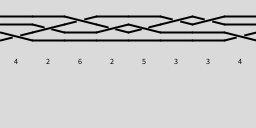
Frame 1 (no input)
Frame 60 (the mouse pressed at the canvas centre just before this capture): identical to frame 1, image omitted
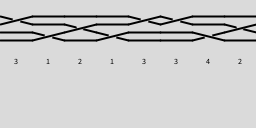
Frame 120 (the mouse held since frame 60 and released just before this capture)

The Processing sketch that drew these frames (run headless with seeded random() and noise(); from frame 60 on, the mouse is pressed at the canvas centre):

// Processing sketch: Three
// ── Three.pde

int sectionLn = 32;
int[] braidKey = new int[8];

void setup() {
	size(256, 128);
	newBraid();
}
void draw() {
	background(218);
	strokeWeight(2);
	stroke(0);
	fill(0);
	for(int i = 0; i < braidKey.length; i++){

		switch (braidKey[i]) {
			case 1:
				drawOne();
				break;
			case 2:
				drawTwo();
				break;
			case 3:
				drawThree();
				break;
		  case 4:
        drawFour();
        break;
      case 5:
        drawFive();
        break;
      case 6:
        drawSix();
        break;
    }

	}
}


void drawOne(){
	line(0,16, sectionLn,16);
	line(0,24, sectionLn,24);
	line(0,32, sectionLn,40);
  stroke(218);
  fill(218);
  ellipse(16,36,6,6);
  stroke(0);
  fill(0);
	line(0,40, sectionLn,32);

	textSize(8);
	text("1", 14, 64); 

	translate(sectionLn,0);
}

void drawTwo(){
	line(0,16, sectionLn,16);
	line(0,24, sectionLn,32);
  stroke(218);
  fill(218);
  ellipse(16,26,6,6);
  stroke(0);
  fill(0);
	line(0,32, sectionLn,24);
	line(0,40, sectionLn,40);

	textSize(8);
	text("2", 14, 64); 

	translate(sectionLn,0);
}

void drawThree(){
	line(0,16, sectionLn,24);
  stroke(218);
  fill(218);
  ellipse(16,20,6,6);
  stroke(0);
  fill(0);
	line(0,24, sectionLn,16);
	line(0,32, sectionLn,32);
	line(0,40, sectionLn,40);


	textSize(8);
	text("3", 14, 64); 

	translate(sectionLn,0);
}



void drawFour(){
  line(0,16, sectionLn,16);
  line(0,24, sectionLn,24);
  line(0,40, sectionLn,32);
  stroke(218);
  fill(218);
  ellipse(16,36,6,6);
  stroke(0);
  fill(0);
  line(0,32, sectionLn,40);
  
  textSize(8);
  text("4", 14, 64); 

  translate(sectionLn,0);
}

void drawFive(){
  line(0,16, sectionLn,16);
  
  
  line(0,32, sectionLn,24);
  
  stroke(218);
  fill(218);
  ellipse(16,26,6,6);
  stroke(0);
  fill(0);

  line(0,24, sectionLn,32);
  
  
  line(0,40, sectionLn,40);

  textSize(8);
  text("5", 14, 64); 

  translate(sectionLn,0);
}

void drawSix(){
  line(0,24, sectionLn,16);
  stroke(218);
  fill(218);
  ellipse(16,20,6,6);
  stroke(0);
  fill(0);
  line(0,16, sectionLn,24);
  line(0,32, sectionLn,32);
  line(0,40, sectionLn,40);


  textSize(8);
  text("6", 14, 64); 

  translate(sectionLn,0);
}

void newBraid(){
	for(int i = 0; i < braidKey.length; i++){
		braidKey[i] = round(random(1,6));
	}
}


void mousePressed(){
	newBraid();
}

void keyPressed(){
	if(key == 's'){
		save("R-"+ hour()+ minute() + second() + day() + month() + year() +"-"+ frameCount + ".png");
	}
}
